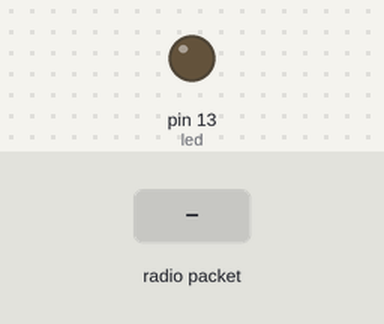
The sketch below on a simulated Arduino Uno, built with avr-gcc and run on an emulated ATmega328P. On the bench: output pins drawn as LEDs (lit = HIGH). The inputs (shaded band) are chosen by the test bench. No radio packets arrive unless stated.

Above: at 1.2 s.
1.3 s: radio packet "LED_ON" arrives
At 2.1 s:
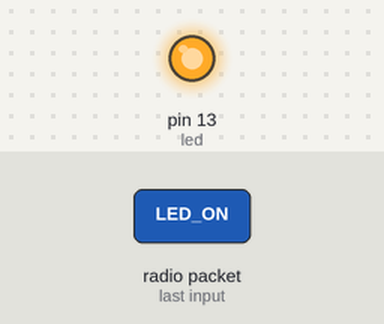
2.8 s: radio packet "LED_OFF" arrives
At 3.2 s:
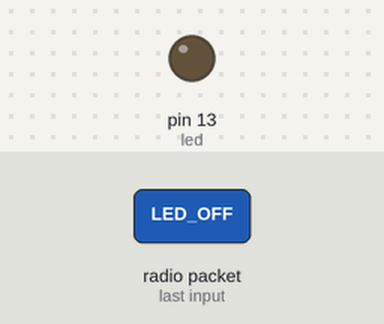
Timing chart, 0 to 5.8 s (numbered marks = the images above; inputs shaded):
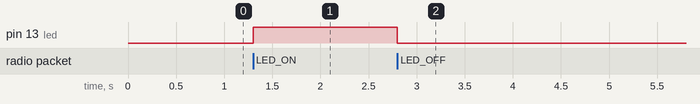

Measured:
- after the input at 1.3 s, pin 13 (led): LOW → HIGH at once
- after the input at 2.8 s, pin 13 (led): HIGH → LOW at once

The sketch:

Receiver.ino
```cpp
#include <SPI.h>
#include <nRF24L01.h>
#include <RF24.h>

const uint64_t pipe = 0xE8E8F0F0E1LL;
RF24 radio(7, 8);
int led = 13;  // LED is connected to digital pin 13

void setup() {
  // Initialize the NRF24L01 module
  radio.begin();
  radio.openReadingPipe(1, pipe);
  radio.startListening();

  // Configure the LED pin as an output
  pinMode(led, OUTPUT);
}

void loop() {
  if (radio.available()) {
    char receivedData[8];
    radio.read(receivedData, sizeof(receivedData));
    if (strcmp(receivedData, "LED_ON") == 0) {
      digitalWrite(led, HIGH);
    } else if (strcmp(receivedData, "LED_OFF") == 0) {
      digitalWrite(led, LOW);
    }
  }
}
```
